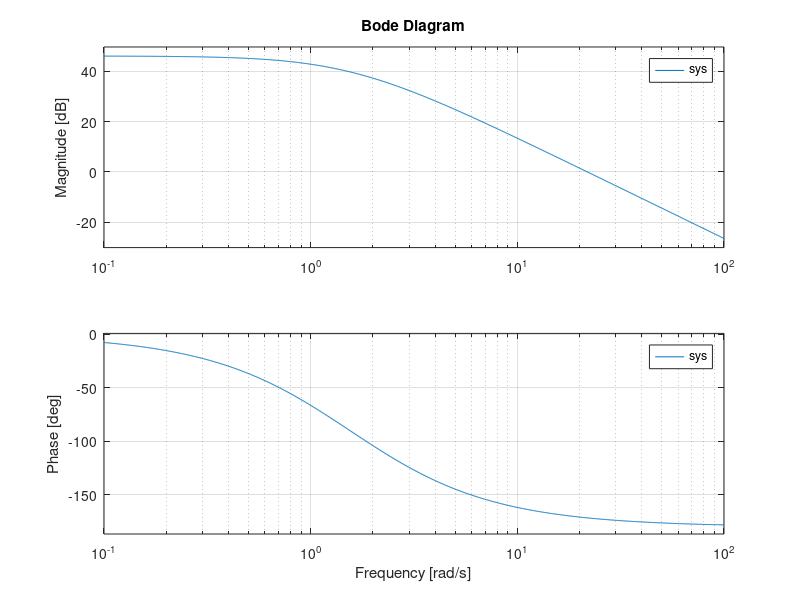
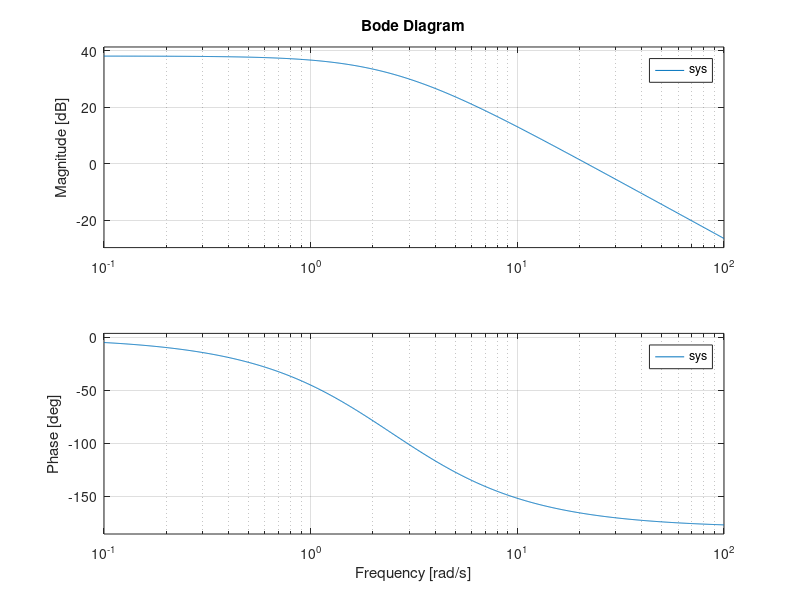

Here is the MATLAB script that generated these plots, in order:
function hw5()
    clc
    close all;
    %% question 2 b
    A = [-1.2 0; 48 -2;];
    B = [10; 0;];
    C = [0 1];
    D = 0;
    [num den] = ss2tf(A,B,C,D);
    sys = tf(num,den);
    fig = figure;
    bode(sys);
    saveas(fig,'../img/2.b.jpg');
    A = [-3 0; 48 -2;];
    [num den] = ss2tf(A,B,C,D);
    sys = tf(num,den);
    fig = figure;
    bode(sys);
    saveas(fig,'../img/2.c.jpg');
end
